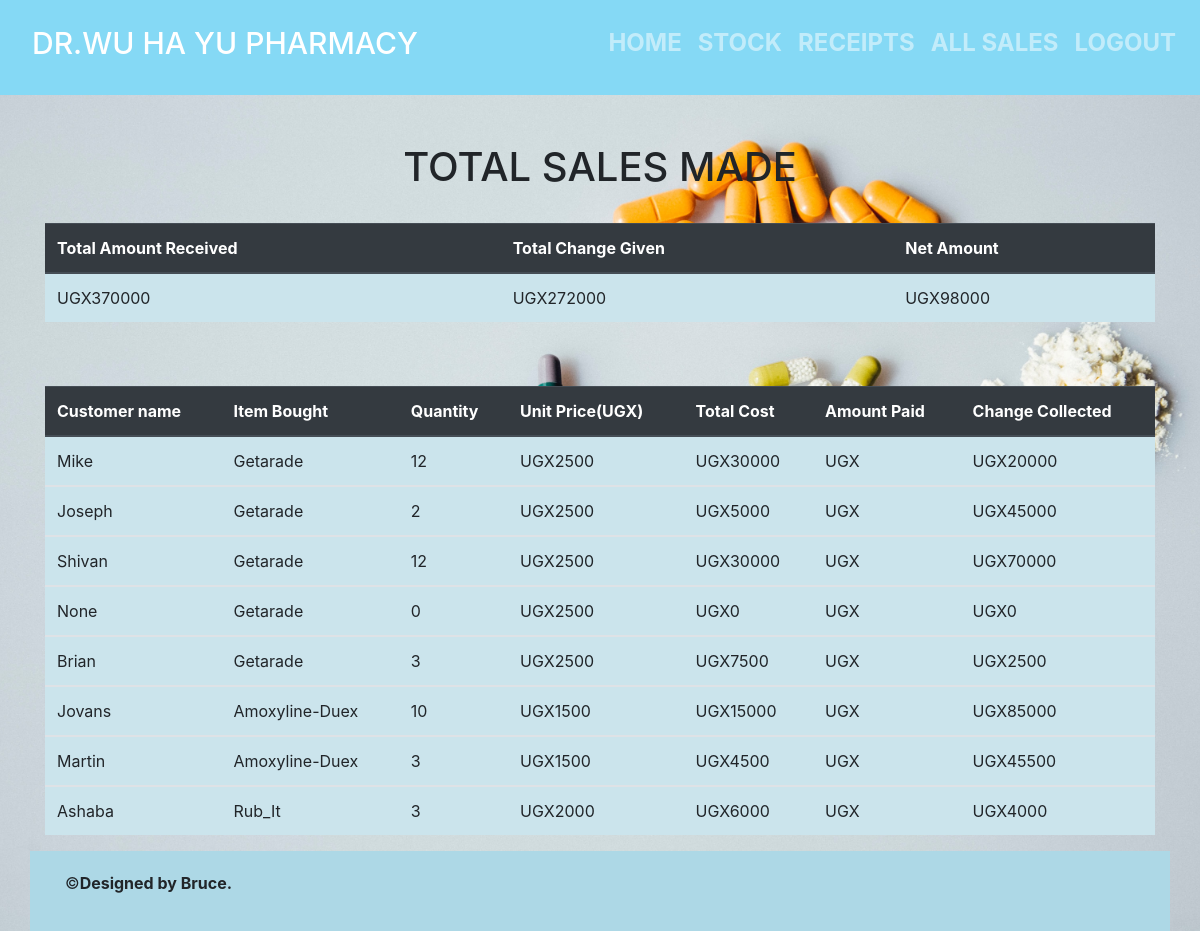
Page /all_sales/ (signed in) on the committed database.
### salesmanager/models.py (models this page shows, shortened)
class Sale(models.Model):
    item = models.ForeignKey(Product, on_delete = models.CASCADE)
    quantity = models.IntegerField(default = 0, null = False, blank = True)
    amount_recieved = models.IntegerField(default = 0, null = False, blank = True)
    issued_to = models.CharField(max_length = 50, null = True, blank = True)
    unit_price = models.IntegerField(default = 0, null = True, blank = True)
    def get_total(self):
        total = self.quantity * self.item.unit_price
        return int(total)
    def get_change(self):
        change = self.get_total() - self.amount_recieved
        return abs(int(change))

class Product(models.Model):
    category_name = models.ForeignKey(Category, on_delete = models.CASCADE, null = True, blank=True)
    item_name = models.CharField(max_length = 50, null = True, blank = True)
    total_quantity = models.IntegerField(default = 0, null = True, blank = True)
    issued_quantity =  models.IntegerField(default = 0, null = True, blank = True)
    received_quantity =  models.IntegerField(default = 0, null = True, blank = True)
    unit_price =  models.IntegerField(default = 0, null = True, blank = True)
    manufacturer =  models.CharField(max_length = 50, null = True, blank = True)
    brand =  models.CharField(max_length = 50, null = True, blank = True)
    def __str__(self):
        return self.item_name

### salesmanager/views.py (the view)
# urls.py: path('all_sales/', views.all_sales, name = 'all_sales'),
@login_required
def all_sales(request):
    sales = Sale.objects.all()
    total = sum([items.amount_recieved for items in sales])
    change = sum([items.get_change() for items in sales])
    net = total - change
    return render(request, 'products/all_sales.html', {
        'sales': sales,
        'total': total,
        'change': change,
        'net': net,
    }
    )

### templates/products/all_sales.html
{%  extends 'products/base.html'%}
{% block content%}
<br></br>
<div class = "container">
<h1 class = "text-center">TOTAL SALES MADE</h1><br>
  <table class="table table-hover" id="fade-in">
    <thead class="thead-dark">
      <tr>
        <th scope="col">Total Amount Received</th>
        <th scope="col">Total Change Given</th>
        <th scope="col">Net Amount</th>
      </tr>
    </thead>
    <tbody>
      <tr>
        <td>UGX{{total}}</td>
        <td>UGX{{change}}</td>
        <td>UGX{{net}}</td>
      </tr>
    </tbody>
  </table>
</div>
<br></br>
<div class = "container">
  <table class="table table-hover">
    <thead class="thead-dark">
      <tr>
        <th scope="col">Customer name</th>
        <th scope="col">Item Bought</th>
        <th scope="col">Quantity</th>
        <th scope="col">Unit Price(UGX)</th>
        <th scope="col">Total Cost</th>
        <th scope="col">Amount Paid</th>
        <th scope="col">Change Collected</th>
      </tr>
    </thead>
    {% for sale in sales %}
    <tbody>
      <tr>
        <td>{{sale.issued_to | title}}</td>
        <td>{{sale.item | title}}</td>
        <td>{{sale.quantity}}</td>
        <td>UGX{{sale.unit_price}}</td>
        <td>UGX{{sale.get_total}}</td>
        <td>UGX{{sale.amount_received}}</td>
        <td>UGX{{sale.get_change}}</td>
      </tr>
    </tbody>
    {% endfor %}
  </table>
</div>
{% endblock%}

### salesmanager/static/css/main.css (style rules this page uses)
html,body { position: relative; overflow-x: hidden; background: url('/static/images/img4.jpg'); backdrop-filter: blur(5px); width: 100% !important; height: 100vh; display: table; position: relative; background-position: center; background-attachment: scroll; -o-background-size: cover; -moz-background-size: cover; -webkit-background-size: cover; background-size: cover; background-repeat: no-repeat; opacity: 0px; }
body::before { background-color: hsl(0, 0%, 98%); font-family: 'Open Sans'; background: url('/static/images/img4.jpg'); }
.table { background-color: #cbe4ec; }

### rows in the picture
Sale: issued_to "Mike", item "Getarade", quantity "12", unit_price "2500", get_total "30000", get_change "20000"
Sale: issued_to "Joseph", item "Getarade", quantity "2", unit_price "2500", get_total "5000", get_change "45000"
Sale: issued_to "Shivan", item "Getarade", quantity "12", unit_price "2500", get_total "30000", get_change "70000"
Sale: issued_to "None", item "Getarade", quantity "0", unit_price "2500", get_total "0", get_change "0"
Sale: issued_to "Brian", item "Getarade", quantity "3", unit_price "2500", get_total "7500", get_change "2500"
Sale: issued_to "Jovans", item "Amoxyline-Duex", quantity "10", unit_price "1500", get_total "15000", get_change "85000"
Sale: issued_to "Martin", item "Amoxyline-Duex", quantity "3", unit_price "1500", get_total "4500", get_change "45500"
Sale: issued_to "Ashaba", item "Rub_It", quantity "3", unit_price "2000", get_total "6000", get_change "4000"

### other values in the picture
{{ total }} "370000"
{{ change }} "272000"
{{ net }} "98000"
